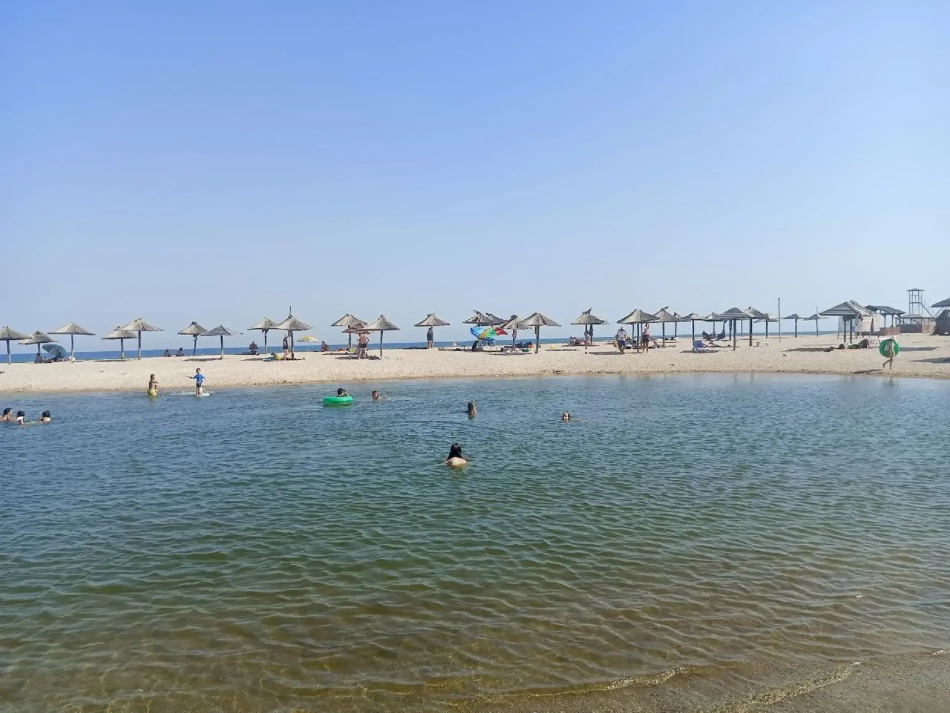
#> input picture img/hero.webp, 1900 x 1425 px (shown at 1/2 size)
$ python make-hero-header.py
#> lines starting #> are read from the running program, lines starting #| are printed output that depends on the picture
#!/usr/bin/env python3
"""Create compact hero-header.webp for page-header backgrounds."""
from pathlib import Path

from PIL import Image

ROOT = Path(__file__).resolve().parents[1]
SRC = ROOT / "img" / "hero.webp"
DEST = ROOT / "img" / "hero-header.webp"
MAX_WIDTH = 960


def main() -> None:
    img = Image.open(SRC).convert("RGB")
#> img is the input picture: PIL image 1900x1425 RGB; mean R, G, B 136.4, 155.3, 171.8
    w, h = img.size
#> w = 1900; h = 1425
    new_h = round(h * MAX_WIDTH / w)
#> new_h = 720
    resized = img.resize((MAX_WIDTH, new_h), Image.Resampling.LANCZOS)
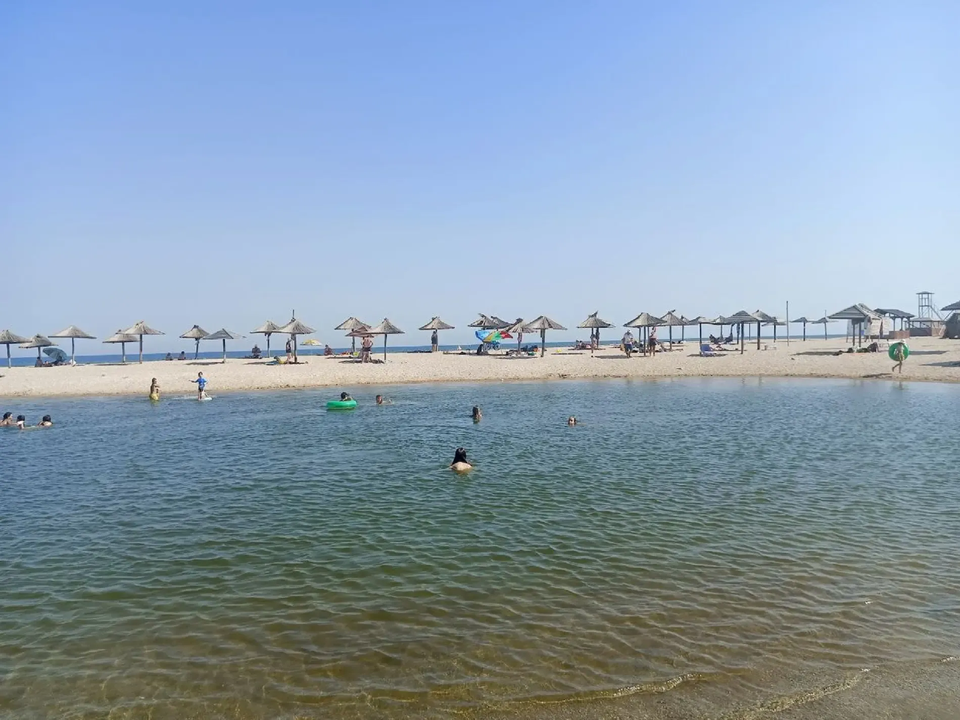
#> resized: PIL image 960x720 RGB; mean R, G, B 136.4, 155.3, 171.8
    resized.save(DEST, "WEBP", quality=78, method=6)
    print(f"written {DEST} {MAX_WIDTH}x{new_h} ({DEST.stat().st_size} bytes)")
#| written img/hero-header.webp 960x720 (58210 bytes)


if __name__ == "__main__":
    main()
